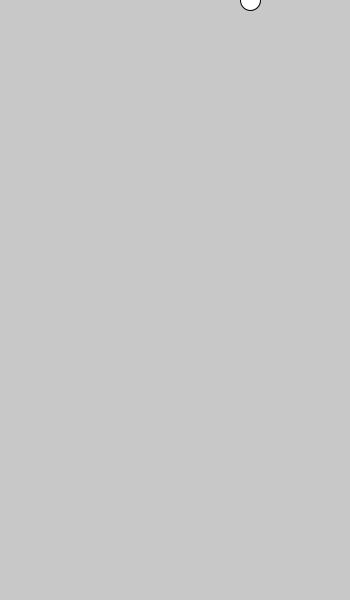
Frame 1 (no input)
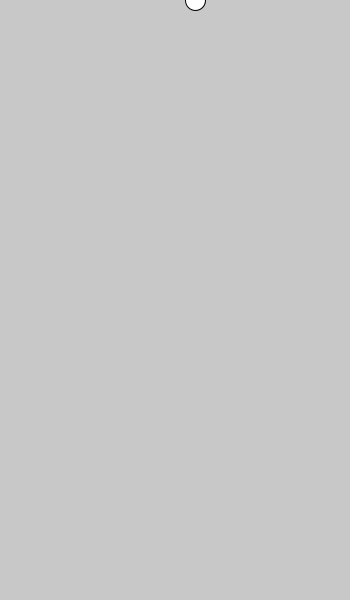
Frame 60 (the mouse pressed at the canvas centre just before this capture)
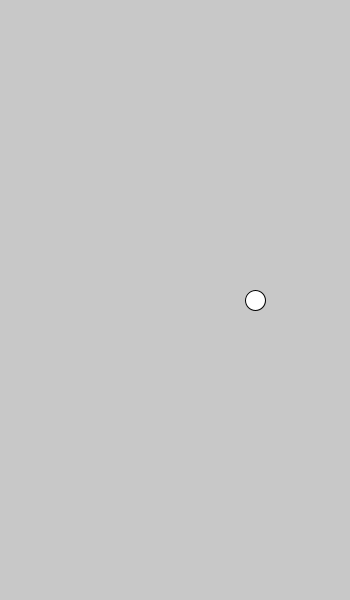
Frame 120 (the mouse held since frame 60 and released just before this capture)

The Processing sketch that drew these frames (run headless with seeded random() and noise(); from frame 60 on, the mouse is pressed at the canvas centre):

// Processing sketch: processing_90196
// ── processing_90196.pde

int circleX = 250;
int circleXSpeed = 5;

void setup() {
  size (350, 600);
}

void draw () {
  background(200);
  ellipse (circleX, mouseY, 20, 20);

  circleX = circleX + circleXSpeed; //move the circle
  // if the circle's x position is greater than the width
  // change the direction the circle is moving in
  // change the circle's speed to negative

  if (circleX > width) {
    circleXSpeed = -20;
  }
  
  if(circleX<0){ 
    circleXSpeed = 10;
  
 // if the circle touches the left side of the screen
 //move the circle to the right-- change circle direction
 
 
 
      
    }
  }
